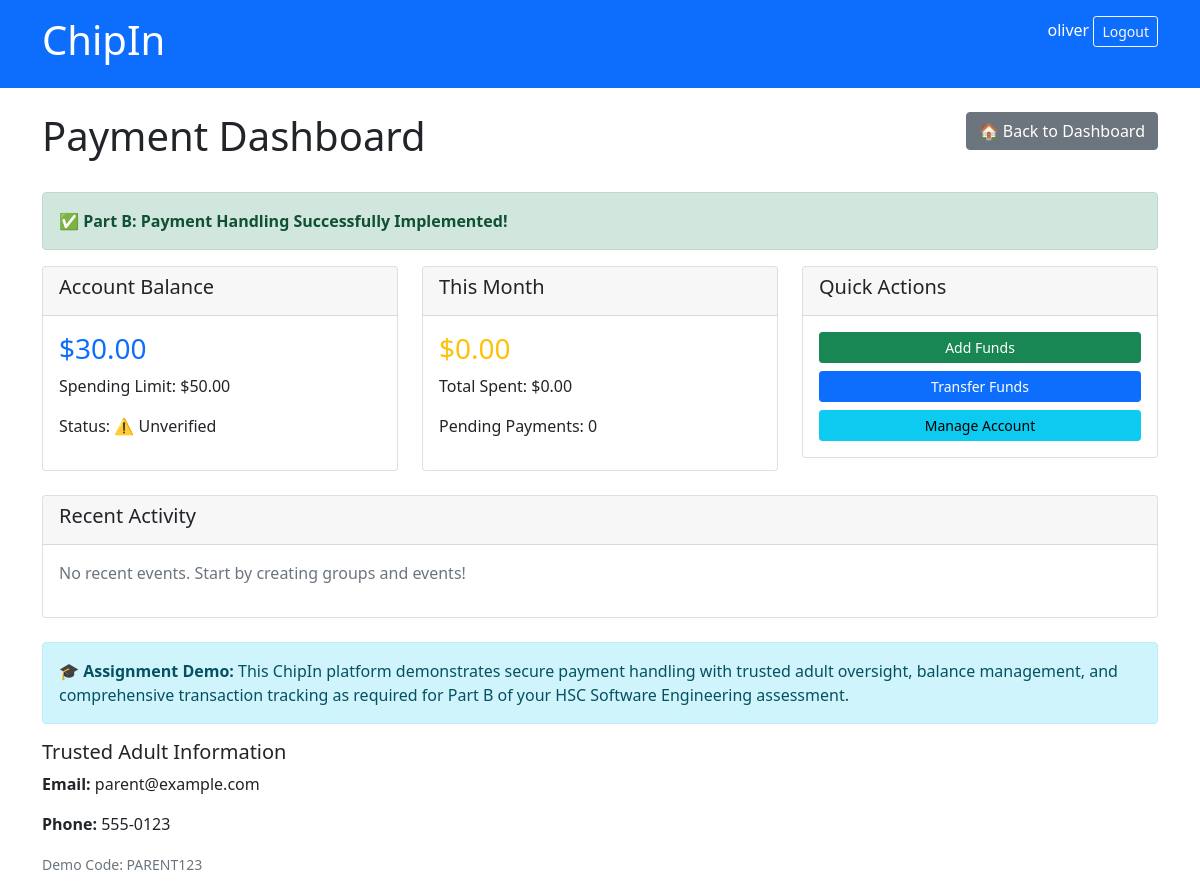
The app's page /chipin/payments/ (signed in) with its own data.
### chipin/models.py (models this page shows, shortened)
class Profile(models.Model):
    user = models.OneToOneField(User, on_delete=models.CASCADE, related_name='profile')
    student_id = models.CharField(max_length=20, unique=True)
    date_of_birth = models.DateField(null=True, blank=True)
    trusted_adult_email = models.EmailField()
    trusted_adult_phone = models.CharField(max_length=20)
    balance = models.DecimalField(
        max_digits=10,
        decimal_places=2,
        default=Decimal('0.00'),
        validators=[MinValueValidator(Decimal('0.00'))]
    )
    spending_limit = models.DecimalField(
        max_digits=10,
        decimal_places=2,
        default=Decimal('50.00'),
        validators=[MinValueValidator(Decimal('0.00'))]
    )
    is_verified = models.BooleanField(default=False)
    can_create_groups = models.BooleanField(default=True)
    can_join_events = models.BooleanField(default=True)
    privacy_level = models.CharField(
        max_length=20,
        choices=[
            ('PUBLIC', 'Public'),
            ('FRIENDS', 'Friends only'),
            ('PRIVATE', 'Private')
        ],
        default='FRIENDS'
    )
    created_at = models.DateTimeField(auto_now_add=True)
    updated_at = models.DateTimeField(auto_now=True)
    class Meta:
        ordering = ['user__username']
    @property
    def can_spend(self):
        return self.balance > 0 and self.is_verified

### chipin/views.py (the view)
# urls.py: path("payments/", views.payment_dashboard, name="payment_dashboard"),
@login_required
def payment_dashboard(request):
    user = request.user
    profile, created = Profile.objects.get_or_create(
        user=user,
        defaults={
            'student_id': f'STU{user.id:05d}',
            'trusted_adult_email': 'parent@example.com',
            'trusted_adult_phone': '555-0123'
        }
    )
    recent_events = EventParticipation.objects.filter(
        user=user,
        payment_status__in=['PAID', 'PENDING', 'PARTIAL']
    ).order_by('-joined_at')[:10]
    total_spent = EventParticipation.objects.filter(
        user=user,
        payment_status='PAID'
    ).aggregate(total=Sum('amount_paid'))['total'] or Decimal('0.00')
    pending_payments = EventParticipation.objects.filter(
        user=user,
        payment_status='PENDING'
    ).count()
    from django.utils import timezone
    current_month = timezone.now().replace(day=1, hour=0, minute=0, second=0, microsecond=0)
    monthly_spending = EventParticipation.objects.filter(
        user=user,
        payment_status='PAID',
        payment_date__gte=current_month
    ).aggregate(total=Sum('amount_paid'))['total'] or Decimal('0.00')
    context = {
        'profile': profile,
        'recent_events': recent_events,
        'total_spent': total_spent,
        'pending_payments': pending_payments,
        'monthly_spending': monthly_spending,
        'balance': profile.balance,
        'spending_limit': profile.spending_limit,
        'can_spend': profile.can_spend,
        'trusted_adult_email': profile.trusted_adult_email,
    }
    return render(request, 'chipin/payment_dashboard.html', context)

### chipin/context_processors.py (called while the page is built)
def username(request):
    if request.user.is_authenticated:
        return {'username': request.user.username}
    return {'username': 'Guest'}

### chipin/templates/chipin/payment_dashboard.html (shortened to what this page needs)
{% extends "chipin/layout.html" %}
{% block content %}
<div class="row mb-4">
    <div class="col-md-8">
        <h1>Payment Dashboard</h1>
    </div>
    <div class="col-md-4 text-end">
        <a href="{% url 'chipin:index' %}" class="btn btn-secondary">
            🏠 Back to Dashboard
        </a>
    </div>
</div>
<div class="alert alert-success">
    <strong>✅ Part B: Payment Handling Successfully Implemented!</strong>
</div>
<div class="row">
    <div class="col-md-4">
        <div class="card">
            <div class="card-header">
                <h5>Account Balance</h5>
            </div>
            <div class="card-body">
                <h3 class="text-primary">${{ profile.balance }}</h3>
                <p>Spending Limit: ${{ profile.spending_limit }}</p>
                <p>Status: {% if profile.is_verified %}✅ Verified{% else %}⚠️ Unverified{% endif %}</p>
            </div>
        </div>
    </div>
    <div class="col-md-4">
        <div class="card">
            <div class="card-header">
                <h5>This Month</h5>
            </div>
            <div class="card-body">
                <h3 class="text-warning">${{ monthly_spending }}</h3>
                <p>Total Spent: ${{ total_spent }}</p>
                <p>Pending Payments: {{ pending_payments }}</p>
            </div>
        </div>
    </div>
    <div class="col-md-4">
        <div class="card">
            <div class="card-header">
                <h5>Quick Actions</h5>
            </div>
            <div class="card-body">
                <a href="{% url 'chipin:add_funds' %}" class="btn btn-success btn-sm d-block mb-2">Add Funds</a>
                <a href="{% url 'chipin:transfer_funds' %}" class="btn btn-primary btn-sm d-block mb-2">Transfer Funds</a>
                <a href="{% url 'chipin:balance_management' %}" class="btn btn-info btn-sm d-block">Manage Account</a>
            </div>
        </div>
    </div>
</div>
<div class="row mt-4">
    <div class="col-12">
        <div class="card">
            <div class="card-header">
                <h5>Recent Activity</h5>
            </div>
            <div class="card-body">
                {% if recent_events %}
                    <ul class="list-group">
                        {% for event in recent_events %}
                            <li class="list-group-item d-flex justify-content-between">
                                <span>{{ event.event.title }} - {{ event.payment_status }}</span>
                                <span>${{ event.amount_paid }}</span>
                            </li>
                        {% endfor %}
                    </ul>
                {% else %}
                    <p class="text-muted">No recent events. Start by creating groups and events!</p>
                {% endif %}
            </div>
        </div>
    </div>
</div>
<div class="alert alert-info mt-4">
    <strong>🎓 Assignment Demo:</strong> This ChipIn platform demonstrates secure payment handling with trusted adult oversight, balance management, and comprehensive transaction tracking as required for Part B of your HSC Software Engineering assessment.
</div>
<div class="row mt-3">
    <div class="col-12">
        <h5>Trusted Adult Information</h5>
        <p><strong>Email:</strong> {{ profile.trusted_adult_email }}</p>
        <p><strong>Phone:</strong> {{ profile.trusted_adult_phone }}</p>
        <p><small class="text-muted">Demo Code: PARENT123</small></p>
    </div>
</div>
{% endblock %}

### chipin/templates/chipin/layout.html (shortened to what this page needs)
{% load static %}
<!DOCTYPE html>
<html lang="en">
<head>
    <link href="https://cdn.jsdelivr.net/npm/bootstrap@5.1.3/dist/css/bootstrap.min.css" rel="stylesheet">
</head>
<body>
    <header class="bg-primary text-white p-3">
        <div class="container">
            <div class="row">
                <div class="col-md-8">
                    <h1>ChipIn</h1>
                </div>
                <div class="col-md-4 text-end">
                    {% if request.user.is_authenticated %}
                    <span>{{ request.user.username }}</span>
                    <form action="{% url 'users:logout' %}" method="post" style="display: inline;">
                        <button type="submit" class="btn btn-outline-light btn-sm">Logout</button>
                    </form>
                    {% endif %}
                </div>
            </div>
        </div>
    </header>
    <main class="container mt-4">
        {% block content %}{% endblock %}
    </main>
</body>
</html>

### records on screen
Profile: balance "30.00", spending_limit "50.00", trusted_adult_email "parent@example.com", trusted_adult_phone "555-0123"

### other values on screen
{{ request.user.username }} "oliver"
{{ monthly_spending }} "0.00"
{{ total_spent }} "0.00"
{{ pending_payments }} "0"
